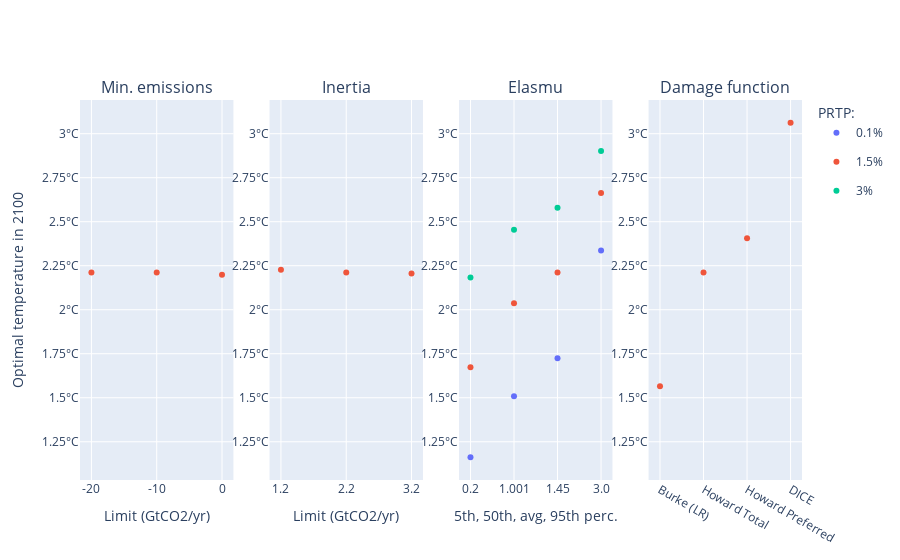

Write notebook code for a chart like this one.
### Code cell
fig = make_subplots(rows=1, cols=4, subplot_titles=('Min. emissions', 'Inertia', 'Elasmu', 'Damage function'))
cmap = dict(zip(df_CBA_all['r'].unique(), px.colors.qualitative.Plotly))

# Min. emissions
for trace in px.scatter(
    get_defaults(df_CBA_all, defaultMinEmissions=False, only2100=True),
    x='minEmissions', y='temp', color='r', color_discrete_map=cmap
).data:
    fig.add_trace(trace.update(showlegend=False), row=1, col=1)

# Inertia
for trace in px.scatter(
    get_defaults(df_CBA_all, defaultInertia=False, only2100=True),
    x='maxReductParam', y='temp', color='r', color_discrete_map=cmap
).data:
    fig.add_trace(trace.update(showlegend=False), row=1, col=2)

# Elasmu
for trace in px.scatter(
    get_defaults(df_CBA_all, defaultElasmu=False, defaultPRTP=False, only2100=True),
    x='elasmu', y='temp', color='r', color_discrete_map=cmap
).data:
    fig.add_trace(trace, row=1, col=3)
    
# Damage
for trace in px.scatter(
    get_defaults(df_CBA_all, defaultDamage=False, defaultPRTP=True, only2100=True),
    x='damage', y='temp', color='r', color_discrete_map=cmap
).data:
    fig.add_trace(trace.update(showlegend=False), row=1, col=4)

fig.update_xaxes(type='category')
fig.update_xaxes(col=1, categoryarray= [-20, -10, 0], title='Limit (GtCO2/yr)')
fig.update_xaxes(col=2, categoryorder='category ascending', title='Limit (GtCO2/yr)')
fig.update_xaxes(col=3, categoryorder='category ascending', title='5th, 50th, avg, 95th perc.')
fig.update_yaxes(matches='y', ticksuffix='°C', dtick=0.25)
fig.update_yaxes(col=1, title='Optimal temperature in 2100')
fig.update_layout(legend_title='PRTP:')
fig.show()

### Figure 1 — Plotly figure (JSON) as saved in the notebook; plotly's stock layout.template omitted (floating-point values rounded to 4 significant figures)
{"data": [{"hovertemplate": "r=1.5%<br>minEmissions=%{x}<br>temp=%{y}<extra></extra>", "legendgroup": "1.5%", "marker": {"color": "#EF553B", "symbol": "circle"}, "mode": "markers", "name": "1.5%", "orientation": "v", "showlegend": false, "type": "scatter", "x": [-10, 0, -20], "xaxis": "x", "y": [2.211, 2.198, 2.211], "yaxis": "y"}, {"hovertemplate": "r=1.5%<br>maxReductParam=%{x}<br>temp=%{y}<extra></extra>", "legendgroup": "1.5%", "marker": {"color": "#EF553B", "symbol": "circle"}, "mode": "markers", "name": "1.5%", "orientation": "v", "showlegend": false, "type": "scatter", "x": ["1.2", "3.2", "2.2"], "xaxis": "x2", "y": [2.227, 2.205, 2.211], "yaxis": "y2"}, {"hovertemplate": "r=0.1%<br>elasmu=%{x}<br>temp=%{y}<extra></extra>", "legendgroup": "0.1%", "marker": {"color": "#636EFA", "symbol": "circle"}, "mode": "markers", "name": "0.1%", "orientation": "v", "showlegend": true, "type": "scatter", "x": ["0.2", "1.001", "3.0", "1.45"], "xaxis": "x3", "y": [1.162, 1.509, 2.337, 1.725], "yaxis": "y3"}, {"hovertemplate": "r=1.5%<br>elasmu=%{x}<br>temp=%{y}<extra></extra>", "legendgroup": "1.5%", "marker": {"color": "#EF553B", "symbol": "circle"}, "mode": "markers", "name": "1.5%", "orientation": "v", "showlegend": true, "type": "scatter", "x": ["0.2", "1.001", "3.0", "1.45"], "xaxis": "x3", "y": [1.674, 2.036, 2.663, 2.211], "yaxis": "y3"}, {"hovertemplate": "r=3%<br>elasmu=%{x}<br>temp=%{y}<extra></extra>", "legendgroup": "3%", "marker": {"color": "#00CC96", "symbol": "circle"}, "mode": "markers", "name": "3%", "orientation": "v", "showlegend": true, "type": "scatter", "x": ["0.2", "1.001", "3.0", "1.45"], "xaxis": "x3", "y": [2.183, 2.455, 2.902, 2.579], "yaxis": "y3"}, {"hovertemplate": "r=1.5%<br>damage=%{x}<br>temp=%{y}<extra></extra>", "legendgroup": "1.5%", "marker": {"color": "#EF553B", "symbol": "circle"}, "mode": "markers", "name": "1.5%", "orientation": "v", "showlegend": false, "type": "scatter", "x": ["Burke (LR)", "Howard Total", "Howard Preferred", "DICE"], "xaxis": "x4", "y": [1.566, 2.211, 2.405, 3.062], "yaxis": "y4"}], "layout": {"annotations": [{"font": {"size": 16}, "showarrow": false, "text": "Min. emissions", "x": 0.1062, "xanchor": "center", "xref": "paper", "y": 1, "yanchor": "bottom", "yref": "paper"}, {"font": {"size": 16}, "showarrow": false, "text": "Inertia", "x": 0.3688, "xanchor": "center", "xref": "paper", "y": 1, "yanchor": "bottom", "yref": "paper"}, {"font": {"size": 16}, "showarrow": false, "text": "Elasmu", "x": 0.6313, "xanchor": "center", "xref": "paper", "y": 1, "yanchor": "bottom", "yref": "paper"}, {"font": {"size": 16}, "showarrow": false, "text": "Damage function", "x": 0.8938, "xanchor": "center", "xref": "paper", "y": 1, "yanchor": "bottom", "yref": "paper"}], "legend": {"title": {"text": "PRTP:"}}, "xaxis": {"anchor": "y", "categoryarray": [-20, -10, 0], "domain": [0, 0.2125], "title": {"text": "Limit (GtCO2/yr)"}, "type": "category"}, "xaxis2": {"anchor": "y2", "categoryorder": "category ascending", "domain": [0.2625, 0.475], "title": {"text": "Limit (GtCO2/yr)"}, "type": "category"}, "xaxis3": {"anchor": "y3", "categoryorder": "category ascending", "domain": [0.525, 0.7375], "title": {"text": "5th, 50th, avg, 95th perc."}, "type": "category"}, "xaxis4": {"anchor": "y4", "domain": [0.7875, 1], "type": "category"}, "yaxis": {"anchor": "x", "domain": [0, 1], "dtick": 0.25, "matches": "y", "ticksuffix": "°C", "title": {"text": "Optimal temperature in 2100"}}, "yaxis2": {"anchor": "x2", "domain": [0, 1], "dtick": 0.25, "matches": "y", "ticksuffix": "°C"}, "yaxis3": {"anchor": "x3", "domain": [0, 1], "dtick": 0.25, "matches": "y", "ticksuffix": "°C"}, "yaxis4": {"anchor": "x4", "domain": [0, 1], "dtick": 0.25, "matches": "y", "ticksuffix": "°C"}}}
